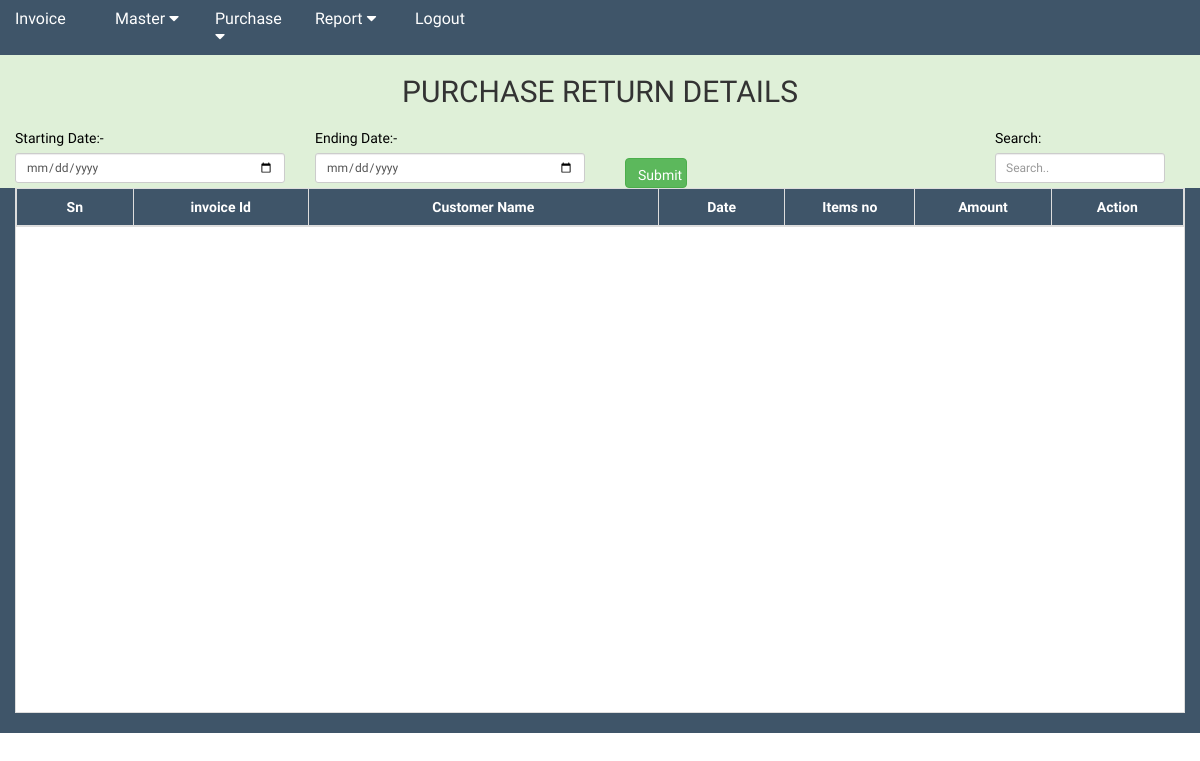
Before: /purch_return.php (signed in) with the older database file.
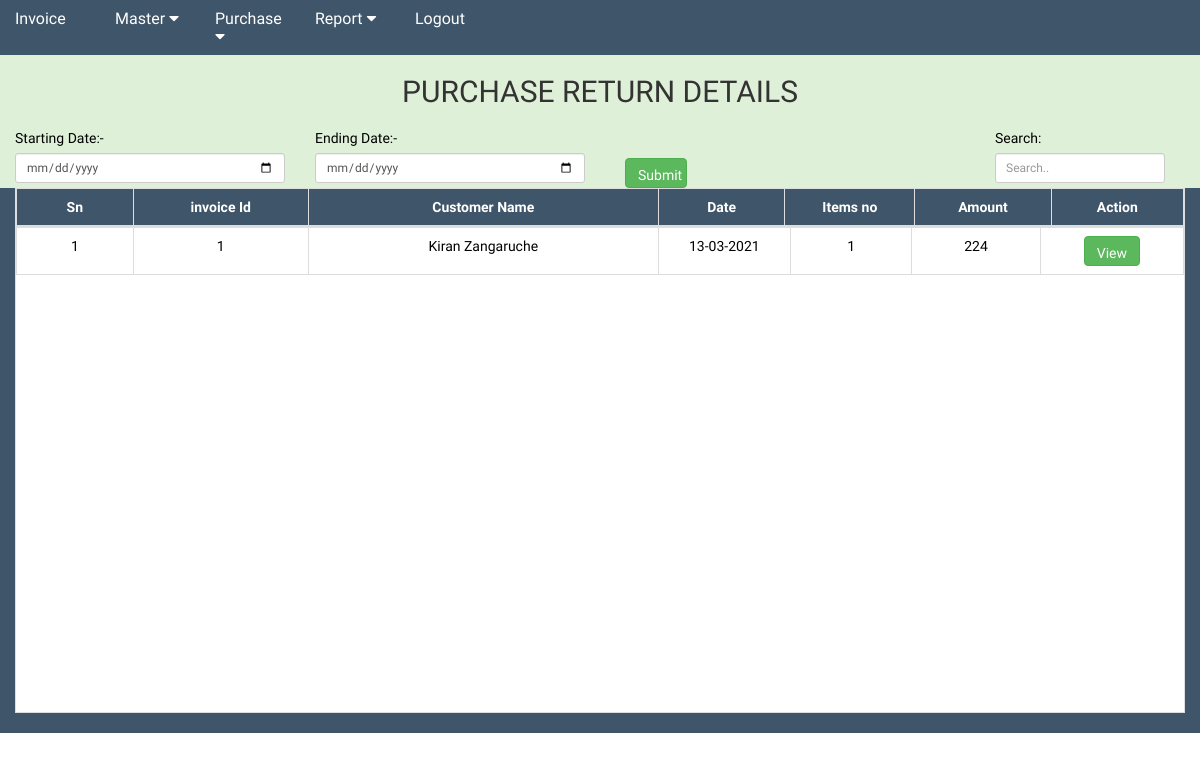
After: the same page with the newer database file.
### tables this page shows
CREATE TABLE `purchase_return` (
  `return_id` bigint(30) UNSIGNED NOT NULL,
  `return_num` bigint(30) UNSIGNED NOT NULL,
  `vender_id` bigint(30) UNSIGNED NOT NULL,
  `item_id` bigint(15) UNSIGNED NOT NULL,
  `gst_per` bigint(50) UNSIGNED NOT NULL,
  `purchase_qty` double NOT NULL,
  `purchase_mrp` double NOT NULL,
  `Purchase_rate` double NOT NULL,
  `purchase_type` varchar(30) NOT NULL,
  `purchase_date` varchar(30) NOT NULL
);

CREATE TABLE `purchase_return_number` (
  `return_num` bigint(30) UNSIGNED NOT NULL,
  `number` bigint(30) NOT NULL
);

CREATE TABLE `vendor` (
  `vender_id` bigint(30) UNSIGNED NOT NULL,
  `vender_name` varchar(50) NOT NULL,
  `vender_address` varchar(100) NOT NULL,
  `vender_mob` bigint(20) NOT NULL,
  `vender_gst` varchar(50) NOT NULL,
  `vender_fssid` varchar(30) NOT NULL,
  `mail_id` varchar(30) NOT NULL
);

### purch_return.php (the view, shortened to what this page needs)
<?php include("header.php"); ?>
<div class="col-md-12 bg-success ">
    <h2 class="text-center">PURCHASE RETURN DETAILS</h2>
    <div class="row">
        <div class="col-md-12 ">
            <div class="row cust_add">
                <form action=" " method="post">
                    <div class="col-md-3">
                        <label>Starting Date:-</label>
                        <input type="date" name="stat" class="col-md-1 form-control input-sm " id="">
                    </div>
                    <div class="col-md-3">
                        <label>Ending Date:-</label>
                        <input type="date" name="end" class="col-md-1 form-control input-sm " id="">
                    </div>
                    <div style="margin-bottom: 10px;" class="col-lg-4">
                        <input style="margin-left: 10px; margin-top: 30px;" type="submit" value="Submit"
                            class="col-md-2 input-sm btn btn-success" id="customer_add1" name="purch">
                    </div>
                </form>
                <div style="margin-left: -20px;" class="col-md-2">
                    <label>Search:</label>
                    <input type="text" placeholder="Search.." class="form-control input-sm" id="search">
                </div>
            </div>
        </div>
    </div>
</div>
<div class="col-md-12 theam " style="margin-top: -10px;">
            <table class="fixed_header1 table table-bordered" id="table">
                <thead>
                    <tr>
                        <th style="width: 10%;">Sn</th>
                        <th id="id" style="width: 15%;">invoice Id</th>
                        <th style="width: 30%;">Customer Name</th>
                        <th>Date</th>
                        <th>Items no</th>
                        <th>Amount</th>
                        <th>Action</th>
                    </tr>
                </thead>
                <tbody>
                    <?php
					  include("connect.php");
					  $sn=0; $total=0;
					  if(isset($_POST['purch']))
					  {
					  	$strat=$_POST['stat'];$end=$_POST['end'];
							$qry="SELECT `purchase_return_number`.`number` AS `invoice`,`vendor`.`vender_name` AS `customer`,`purchase_return`.`purchase_date` AS `date` FROM `purchase_return`,`purchase_return_number`,`vendor` WHERE `purchase_return`.`return_num`=`purchase_return_number`.`return_num` AND `purchase_return`.`vender_id`=`vendor`.`vender_id` AND `purchase_return`.`purchase_date` BETWEEN '$strat' AND '$end' ORDER BY `purchase_return`.`purchase_date`;";
						}
						else
						{
							$qry="SELECT `purchase_return_number`.`number` AS `invoice`,`vendor`.`vender_name` AS `customer`,`purchase_return`.`purchase_date` AS `date` FROM `purchase_return`,`purchase_return_number`,`vendor` WHERE `purchase_return`.`return_num`=`purchase_return_number`.`number` AND `purchase_return`.`vender_id`=`vendor`.`vender_id` ORDER BY `purchase_return`.`purchase_date`;";
						}
						$confirm=mysqli_query($conn,$qry)or die(mysqli_error());
						while($out=mysqli_fetch_array($confirm))
						{
						 $sn=$sn+1;
							$num=$out['invoice'];
							$value=$item=0;
							$qr="SELECT `gst_per`,`Purchase_rate` FROM `purchase_return` WHERE `return_num`='$num';";
							$co=mysqli_query($conn,$qr)or die(mysqli_error());
							while($row=mysqli_fetch_array($co))
							{
								$item++;
								$val=(($row['Purchase_rate']*$row['gst_per'])/100)+$row['Purchase_rate'];
							}
					?>
                    <tr>
                        <td style="width: 10%;"><?php echo $sn;?></td>
                        <td style="width: 15%;"><?php echo $out['invoice'];?></td>
                        <td style="width: 30%;"><?php echo $out['customer'];?></td>
                        <td><?php echo date("d-m-Y",strtotime($out['date']));?></td>
                        <td><?php echo $item;?></td>
                        <td><?php echo round($val);?></td>
                        <td><a href="purch_bill.php?edit=<?php echo $out['invoice']; ?>"
                                class="input-sm btn btn-success">View</a>
                        </td>
                    </tr>
                    <?php
				}
					  ?>
                </tbody>
            </table>
        </div>

Changed rows visible on the page:
added purchase_return: purchase_return_number.number "1", vender.vender_name "Kiran Zangaruche", purchase_date "13-03-2021", item "1", val "224"
